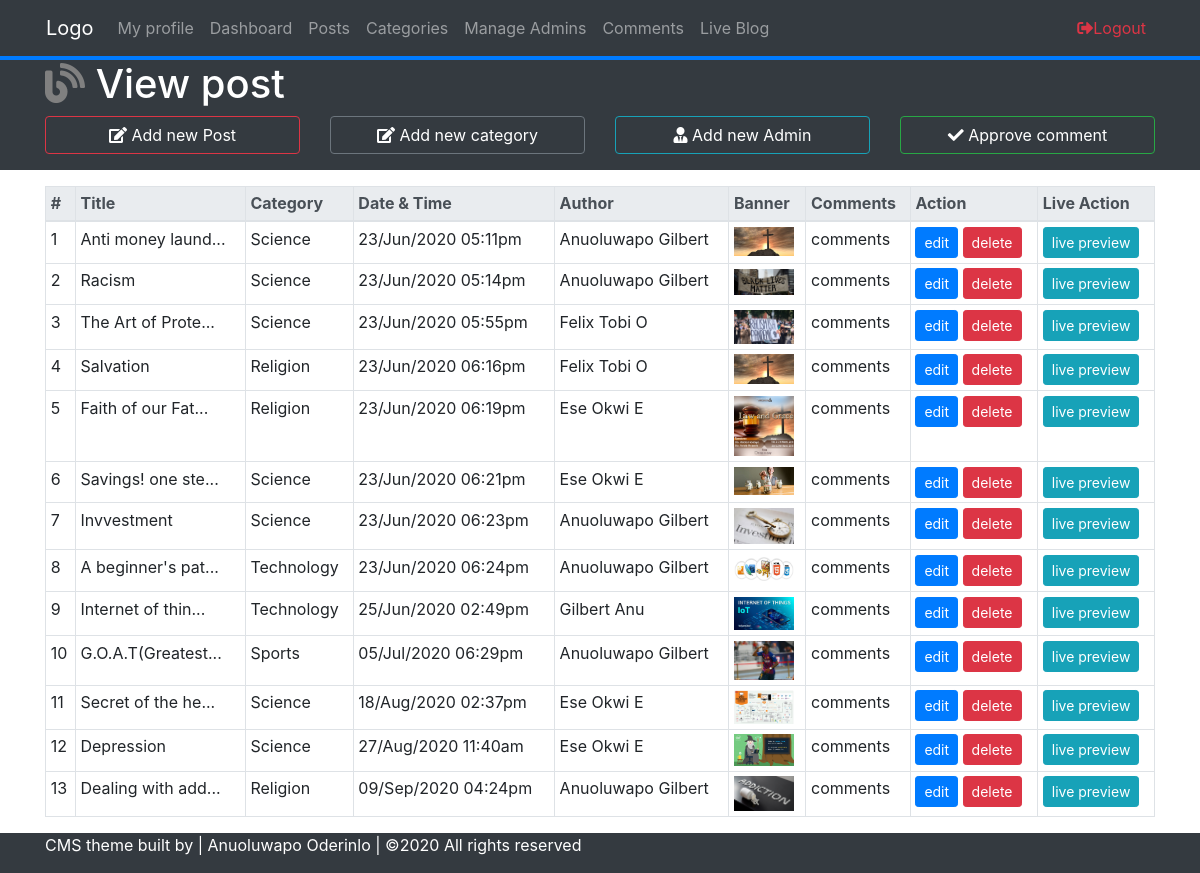
The page /postCopy.php on the database its author committed.
### tables this page shows
CREATE TABLE `posts` (
  `id` int(11) NOT NULL,
  `admin_id` int(10) NOT NULL,
  `date` varchar(50) NOT NULL,
  `author` varchar(50) NOT NULL,
  `title` varchar(300) NOT NULL,
  `category` varchar(50) NOT NULL,
  `image` varchar(50) NOT NULL,
  `post` text NOT NULL
);

### postCopy.php (the view, shortened to what this page needs)
<?php
  require_once 'include/config.php';
 ?>
<!doctype html>
<html lang="en">
  <head>
    <link rel="stylesheet" type="text/css" href="css/bootstrap.min.css">
    <link rel="stylesheet" type="text/css" href="css/style.css">
    <link rel="stylesheet" type="text/css" href="css/css/all.css">
  </head>
  <body>
    <header class="container-fluid bg-dark mb-3">
      <nav class="navbar navbar-dark navbar-expand-md container ">
        <a class="navbar-brand" href="#">Logo</a>
        <div class="collapse navbar-collapse" id="collapsibleNavbar">
          <ul class="navbar-nav text-white mr-auto">
            <li class="nav-item">
              <a class="nav-link" href="profile.php">My profile</a>
            </li>
            <li class="nav-item">
              <a class="nav-link" href="dasboard.php">Dashboard</a>
            </li>
            <li class="nav-item">
              <a class="nav-link" href="post.php">Posts</a>
            </li>
            <li class="nav-item">
              <a class="nav-link" href="categories.php">Categories</a>
            </li>
            <li class="nav-item">
              <a class="nav-link" href="admin.php">Manage Admins</a>
            </li>
            <li class="nav-item">
              <a class="nav-link" href="comment.php">Comments</a>
            </li>
            <li class="nav-item">
              <a class="nav-link" href="blog.php">Live Blog</a>
            </li>
          </ul>
          <ul class="navbar-nav">
            <li class="nav-item">
              <a href="#" class="nav-link text-danger"><i class=" fas fa-sign-out-alt"></i>Logout</a>
            </li>
          </ul>
        </div>
      </nav>
      <div class="row bg-primary" style="height: 3.5px"></div>
      <div class="container text-white">
        <div class="row pb-2 text-white">
          <div class="col-md-12">
            <h1><span class="fas fa-blog" style="color: grey"></span> View post</h1>
          </div>
          <div class="col-md-3 col mb-2">
            <a href="newPost.php" class="btn text-white btn-outline-danger btn-block">
              <i class="fas fa-edit"></i> Add new Post
            </a>
          </div>
          <div class="col-md-3 col mb-2">
            <a href="categories.php" class="btn text-white btn-outline-secondary btn-block">
              <i class="fas fa-edit"></i> Add new category
            </a>
          </div>
          <div class="col-md-3 col mb-2">
            <a href="#" class="btn btn-outline-info text-white btn-block">
              <i class="fas fa-user-tie"></i> Add new Admin
            </a>
          </div>
          <div class="col-md-3 col mb-2">
            <a href="#" class="btn text-white btn-outline-success btn-block">
              <i class="fas fa-check"></i> Approve comment
            </a>
          </div>
        </div>
      </div>
    </header>
    <section class="container">
      <div class="table-responsive-md">
        <table class="table table-bordered table-sm table-hover">
          <thead class="thead-light align-center">
            <tr >
              <th class="">#</th>
              <th>Title</th>
              <th>Category</th>
              <th>Date & Time</th>
              <th>Author</th>
              <th>Banner</th>
              <th>Comments</th>
              <th>Action</th>
              <th>Live Action</th>
            </tr>
          </thead>
          <?php
            $sql = "SELECT * FROM posts";
            $connect = $db->query($sql);
            $sn = 0;
            while ($row = $connect->fetch_assoc()) {
              $sn++;
          ?>
          <tr>
            <td class=""><?php echo $sn ?></td>
            <td>
              <?php
                if (strlen($row['title']) > 16) {
                  echo substr($row['title'], 0, 16)."..." ;
                }else{
                  echo $row['title'];
                }
              ?>
            </td>
            <td><?php echo $row['category'] ?></td>
            <td><?php echo $row['date'] ?></td>
            <td><?php echo $row['author'] ?></td>
            <td>
              <img style="width: 60px; height: auto;" src="upload/<?php echo $row['image'] ?>" />
            </td>
            <td>comments</td>
            <td>
              <a href="editPost.php?id=<?php echo $row['id'] ?>" class="btn btn-sm btn-primary">edit</a>
              <a data-toggle="modal" href="#myModal<?php echo $row['id']  ?>" class="btn btn-sm btn-danger">delete</a>
            </td>
            <td>
              <a target="_blank" href="fullPost.php?id=<?php echo $row['id'] ?>"  class="btn btn-sm btn-info">live preview</a>
            </td>
          </tr>
        <?php } ?>
         </table>
       </div>
    </section>
    <footer class="bg-dark text-white">
      <div class="container">
        <div class="row">
          <div class="col">
            <p>CMS theme built by | Anuoluwapo Oderinlo | &copy;<?php echo date("Y"); ?> All rights reserved</p>
          </div>
        </div>
      </div>
    </footer>
  </body>
</html>

### css/css/all.css (style rules this page uses)
.fa, .fas, .far, .fal, .fad, .fab { -moz-osx-font-smoothing: grayscale; -webkit-font-smoothing: antialiased; display: inline-block; font-style: normal; font-variant: normal; text-rendering: auto; line-height: 1; }
.fa-blog:before { content: "\f781"; }
.fa-check:before { content: "\f00c"; }
.fa-edit:before { content: "\f044"; }
.fa-sign-out-alt:before { content: "\f2f5"; }
.fa-user-tie:before { content: "\f508"; }
.fa, .fas { font-family: 'Font Awesome 5 Free'; font-weight: 900; }

### rows shown on the page
posts: title "Anti money laund", category "Science", date "23/Jun/2020 05:11pm", author "Anuoluwapo Gilbert", image (picture)
posts: title "Racism", category "Science", date "23/Jun/2020 05:14pm", author "Anuoluwapo Gilbert", image (picture)
posts: title "The Art of Prote", category "Science", date "23/Jun/2020 05:55pm", author "Felix Tobi O", image (picture)
posts: title "Salvation", category "Religion", date "23/Jun/2020 06:16pm", author "Felix Tobi O", image (picture)
posts: title "Faith of our Fat", category "Religion", date "23/Jun/2020 06:19pm", author "Ese Okwi E", image (picture)
posts: title "Savings! one ste", category "Science", date "23/Jun/2020 06:21pm", author "Ese Okwi E", image (picture)
posts: title "Invvestment", category "Science", date "23/Jun/2020 06:23pm", author "Anuoluwapo Gilbert", image (picture)
posts: title "A beginner's pat", category "Technology", date "23/Jun/2020 06:24pm", author "Anuoluwapo Gilbert", image (picture)
posts: title "Internet of thin", category "Technology", date "25/Jun/2020 02:49pm", author "Gilbert Anu", image (picture)
posts: title "G.O.A.T(Greatest", category "Sports", date "05/Jul/2020 06:29pm", author "Anuoluwapo Gilbert", image (picture)
posts: title "Secret of the he", category "Science", date "18/Aug/2020 02:37pm", author "Ese Okwi E", image (picture)
posts: title "Depression", category "Science", date "27/Aug/2020 11:40am", author "Ese Okwi E", image (picture)
posts: title "Dealing with add", category "Religion", date "09/Sep/2020 04:24pm", author "Anuoluwapo Gilbert", image (picture)
